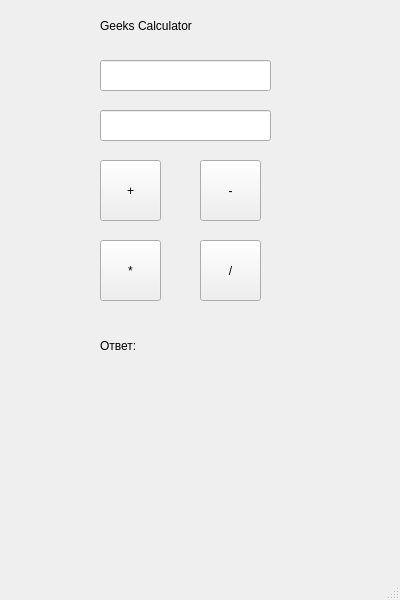
<?xml version="1.0" encoding="UTF-8"?>
<ui version="4.0">
 <class>MainWindow</class>
 <widget class="QMainWindow" name="MainWindow">
  <property name="enabled">
   <bool>true</bool>
  </property>
  <property name="geometry">
   <rect>
    <x>0</x>
    <y>0</y>
    <width>400</width>
    <height>600</height>
   </rect>
  </property>
  <property name="windowTitle">
   <string>MainWindow</string>
  </property>
  <widget class="QWidget" name="centralwidget">
   <widget class="QLabel" name="label">
    <property name="geometry">
     <rect>
      <x>100</x>
      <y>0</y>
      <width>211</width>
      <height>51</height>
     </rect>
    </property>
    <property name="styleSheet">
     <string notr="true">font: 17pt &quot;Yu Gothic UI Semibold&quot;;</string>
    </property>
    <property name="text">
     <string>Geeks Calculator</string>
    </property>
   </widget>
   <widget class="QLineEdit" name="input1">
    <property name="geometry">
     <rect>
      <x>100</x>
      <y>60</y>
      <width>171</width>
      <height>31</height>
     </rect>
    </property>
   </widget>
   <widget class="QLineEdit" name="input2">
    <property name="geometry">
     <rect>
      <x>100</x>
      <y>110</y>
      <width>171</width>
      <height>31</height>
     </rect>
    </property>
   </widget>
   <widget class="QPushButton" name="sub">
    <property name="geometry">
     <rect>
      <x>200</x>
      <y>160</y>
      <width>61</width>
      <height>61</height>
     </rect>
    </property>
    <property name="styleSheet">
     <string notr="true">font: 17pt &quot;Yu Gothic UI Semibold&quot;;</string>
    </property>
    <property name="text">
     <string>-</string>
    </property>
   </widget>
   <widget class="QPushButton" name="mult">
    <property name="geometry">
     <rect>
      <x>100</x>
      <y>240</y>
      <width>61</width>
      <height>61</height>
     </rect>
    </property>
    <property name="styleSheet">
     <string notr="true">font: 17pt &quot;Yu Gothic UI Semibold&quot;;</string>
    </property>
    <property name="text">
     <string>*</string>
    </property>
   </widget>
   <widget class="QPushButton" name="div">
    <property name="geometry">
     <rect>
      <x>200</x>
      <y>240</y>
      <width>61</width>
      <height>61</height>
     </rect>
    </property>
    <property name="styleSheet">
     <string notr="true">font: 17pt &quot;Yu Gothic UI Semibold&quot;;</string>
    </property>
    <property name="text">
     <string>/</string>
    </property>
   </widget>
   <widget class="QPushButton" name="add">
    <property name="geometry">
     <rect>
      <x>100</x>
      <y>160</y>
      <width>61</width>
      <height>61</height>
     </rect>
    </property>
    <property name="styleSheet">
     <string notr="true">font: 17pt &quot;Yu Gothic UI Semibold&quot;;
</string>
    </property>
    <property name="text">
     <string>+</string>
    </property>
   </widget>
   <widget class="QLabel" name="result">
    <property name="geometry">
     <rect>
      <x>100</x>
      <y>320</y>
      <width>211</width>
      <height>51</height>
     </rect>
    </property>
    <property name="styleSheet">
     <string notr="true">font: 17pt &quot;Yu Gothic UI Semibold&quot;;</string>
    </property>
    <property name="text">
     <string>Ответ:</string>
    </property>
   </widget>
  </widget>
  <widget class="QMenuBar" name="menubar">
   <property name="geometry">
    <rect>
     <x>0</x>
     <y>0</y>
     <width>400</width>
     <height>21</height>
    </rect>
   </property>
  </widget>
  <widget class="QStatusBar" name="statusbar"/>
 </widget>
 <resources/>
 <connections/>
</ui>
